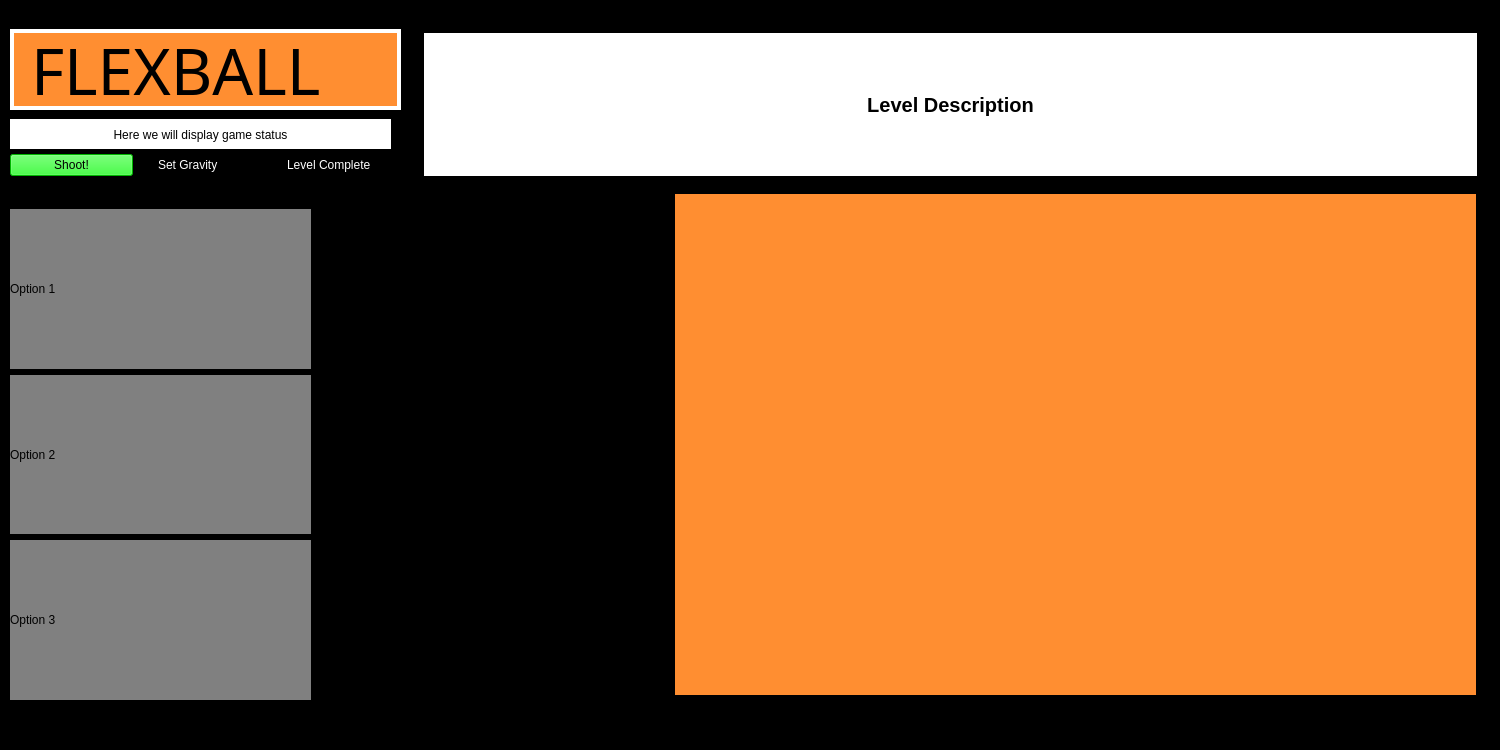
<?xml version="1.0" encoding="UTF-8"?>
<ui version="4.0">
 <class>MainWindow</class>
 <widget class="QMainWindow" name="MainWindow">
  <property name="geometry">
   <rect>
    <x>0</x>
    <y>0</y>
    <width>1500</width>
    <height>750</height>
   </rect>
  </property>
  <property name="font">
   <font>
    <bold>true</bold>
   </font>
  </property>
  <property name="windowTitle">
   <string>MainWindow</string>
  </property>
  <property name="styleSheet">
   <string notr="true">background-color: rgb(0, 0, 0);</string>
  </property>
  <widget class="QWidget" name="centralwidget">
   <widget class="QLabel" name="titleLabel">
    <property name="geometry">
     <rect>
      <x>10</x>
      <y>10</y>
      <width>391</width>
      <height>81</height>
     </rect>
    </property>
    <property name="font">
     <font>
      <family>Stencil</family>
      <pointsize>48</pointsize>
      <italic>false</italic>
      <bold>false</bold>
     </font>
    </property>
    <property name="styleSheet">
     <string notr="true">border: 4px solid white;
font: 48pt &quot;Stencil&quot;;
background-color: rgb(255, 142, 49);
color: rgb(0, 0, 0);</string>
    </property>
    <property name="text">
     <string>FLEXBALL</string>
    </property>
   </widget>
   <widget class="QLabel" name="levelDescriptionLabel">
    <property name="geometry">
     <rect>
      <x>420</x>
      <y>10</y>
      <width>1061</width>
      <height>151</height>
     </rect>
    </property>
    <property name="font">
     <font>
      <pointsize>15</pointsize>
      <bold>true</bold>
     </font>
    </property>
    <property name="styleSheet">
     <string notr="true">border: 4px solid black;
color: rgb(0, 0, 0);
background-color: rgb(255, 255, 255);</string>
    </property>
    <property name="text">
     <string>Level Description</string>
    </property>
    <property name="alignment">
     <set>Qt::AlignmentFlag::AlignCenter</set>
    </property>
    <property name="wordWrap">
     <bool>true</bool>
    </property>
   </widget>
   <widget class="QWidget" name="verticalLayoutWidget_2">
    <property name="geometry">
     <rect>
      <x>330</x>
      <y>190</y>
      <width>321</width>
      <height>491</height>
     </rect>
    </property>
    <layout class="QVBoxLayout" name="inputLayout"/>
   </widget>
   <widget class="QWidget" name="verticalLayoutWidget_3">
    <property name="geometry">
     <rect>
      <x>10</x>
      <y>190</y>
      <width>301</width>
      <height>491</height>
     </rect>
    </property>
    <layout class="QVBoxLayout" name="optionsLayout">
     <item>
      <widget class="FlexOption" name="option1">
       <property name="styleSheet">
        <string notr="true">background-color: grey;
color: rgb(0, 0, 0);
font: 32pt &quot;Times New Roman&quot;;</string>
       </property>
       <property name="text">
        <string>Option 1</string>
       </property>
       <property name="wordWrap">
        <bool>true</bool>
       </property>
      </widget>
     </item>
     <item>
      <widget class="FlexOption" name="option2">
       <property name="styleSheet">
        <string notr="true">background-color: grey;
color: rgb(0, 0, 0);
font: 32pt &quot;Times New Roman&quot;;</string>
       </property>
       <property name="text">
        <string>Option 2</string>
       </property>
       <property name="wordWrap">
        <bool>true</bool>
       </property>
      </widget>
     </item>
     <item>
      <widget class="FlexOption" name="option3">
       <property name="styleSheet">
        <string notr="true">background-color: grey;
color: rgb(0, 0, 0);
font: 32pt &quot;Times New Roman&quot;;</string>
       </property>
       <property name="text">
        <string>Option 3</string>
       </property>
       <property name="wordWrap">
        <bool>true</bool>
       </property>
      </widget>
     </item>
    </layout>
   </widget>
   <widget class="QLabel" name="gameStatusLabel">
    <property name="geometry">
     <rect>
      <x>10</x>
      <y>100</y>
      <width>381</width>
      <height>31</height>
     </rect>
    </property>
    <property name="styleSheet">
     <string notr="true">background-color: rgb(255, 255, 255);
color: rgb(0, 0, 0);</string>
    </property>
    <property name="text">
     <string>Here we will display game status</string>
    </property>
    <property name="alignment">
     <set>Qt::AlignmentFlag::AlignCenter</set>
    </property>
   </widget>
   <widget class="QWidget" name="horizontalLayoutWidget">
    <property name="geometry">
     <rect>
      <x>10</x>
      <y>130</y>
      <width>381</width>
      <height>32</height>
     </rect>
    </property>
    <layout class="QHBoxLayout" name="horizontalLayout">
     <item>
      <widget class="QPushButton" name="checkSolution">
       <property name="styleSheet">
        <string notr="true">background-color: rgb(0, 255, 0);
color: rgb(0, 0, 0);</string>
       </property>
       <property name="text">
        <string>Shoot!</string>
       </property>
      </widget>
     </item>
     <item>
      <widget class="QCheckBox" name="setGravityCheck">
       <property name="layoutDirection">
        <enum>Qt::LayoutDirection::LeftToRight</enum>
       </property>
       <property name="styleSheet">
        <string notr="true">color: rgb(255, 255, 255);</string>
       </property>
       <property name="text">
        <string>Set Gravity</string>
       </property>
      </widget>
     </item>
     <item>
      <widget class="QCheckBox" name="levelCompleteCheck">
       <property name="styleSheet">
        <string notr="true">color: rgb(255, 255, 255);</string>
       </property>
       <property name="text">
        <string>Level Complete</string>
       </property>
      </widget>
     </item>
    </layout>
   </widget>
   <widget class="QLabel" name="optionsLabel">
    <property name="geometry">
     <rect>
      <x>10</x>
      <y>170</y>
      <width>301</width>
      <height>16</height>
     </rect>
    </property>
    <property name="text">
     <string>Options</string>
    </property>
   </widget>
   <widget class="QLabel" name="inputLabel">
    <property name="geometry">
     <rect>
      <x>330</x>
      <y>170</y>
      <width>321</width>
      <height>20</height>
     </rect>
    </property>
    <property name="text">
     <string>Planning Board</string>
    </property>
   </widget>
   <widget class="QWidget" name="levelDisplay" native="true">
    <property name="geometry">
     <rect>
      <x>670</x>
      <y>170</y>
      <width>811</width>
      <height>511</height>
     </rect>
    </property>
    <property name="styleSheet">
     <string notr="true">border-color: rgb(0,0,0);
border-style: solid; 
border-width: 5px;
background-color: rgb(255, 142, 49);</string>
    </property>
   </widget>
  </widget>
  <widget class="QMenuBar" name="menubar">
   <property name="geometry">
    <rect>
     <x>0</x>
     <y>0</y>
     <width>1500</width>
     <height>38</height>
    </rect>
   </property>
   <widget class="QMenu" name="menuFile">
    <property name="title">
     <string>Menu</string>
    </property>
    <addaction name="actionNew_Game"/>
    <addaction name="actionLoad_Game"/>
    <addaction name="actionSave_Game"/>
   </widget>
   <addaction name="menuFile"/>
  </widget>
  <widget class="QStatusBar" name="statusbar"/>
  <action name="actionNew_Game">
   <property name="text">
    <string>New Game</string>
   </property>
  </action>
  <action name="actionLoad_Game">
   <property name="text">
    <string>Load Game</string>
   </property>
  </action>
  <action name="actionSave_Game">
   <property name="text">
    <string>Save Game</string>
   </property>
  </action>
 </widget>
 <customwidgets>
  <customwidget>
   <class>FlexOption</class>
   <extends>QLabel</extends>
   <header>flexoption.h</header>
  </customwidget>
 </customwidgets>
 <resources/>
 <connections/>
</ui>
